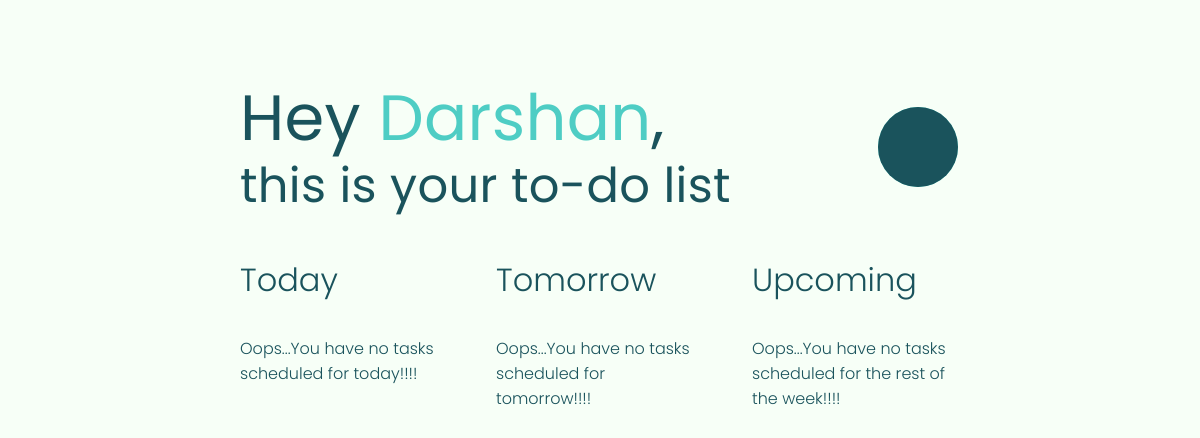
Before: / with the older database file.
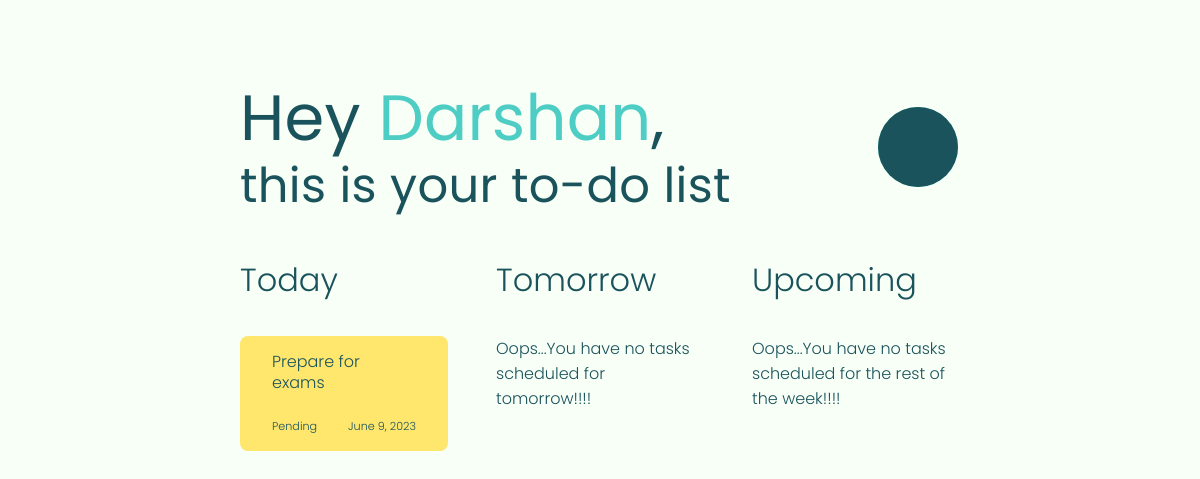
After: the same page with the newer database file.
### tasks/models.py (models this page shows)
class Users(models.Model):
    name = models.CharField(max_length=200)
    email = models.EmailField(max_length=200)

class Tasks(models.Model):
    email = models.ForeignKey(Users, on_delete=models.CASCADE)
    task_desc = models.CharField(max_length=300)
    task_status = models.BooleanField(default=False)
    task_created = models.DateField(default=date.today)

### tasks/views.py (the view)
# urls.py: path("", views.index, name="index"),
def index(request):
    current_date = timezone.now().date()
    start_week = current_date - datetime.timedelta(current_date.weekday())
    end_week = start_week + datetime.timedelta(7)
    tasks_today = Tasks.objects.filter(task_created=current_date)
    tasks_tomorrow = Tasks.objects.filter(task_created=current_date+datetime.timedelta(days=1))
    tasks_week = Tasks.objects.filter(task_created__range=[current_date, end_week])
    filtered_tasks_week = [task for task in tasks_week if task not in tasks_today]
    no_task_today = False if tasks_today else True
    no_task_tomorrow = False if tasks_tomorrow else True
    no_task_week = False if filtered_tasks_week else True
    user = Users.objects.get(name="Darshan")
    context = {
        'tasks_today': tasks_today,
        'tasks_tomorrow': tasks_tomorrow,
        'tasks_week': filtered_tasks_week,
        'user': user,
        'no_task_today': no_task_today,
        'no_task_tomorrow': no_task_tomorrow,
        'no_task_week': no_task_week,
    }
    return render(request, 'index.html', context)

### templates/index.html (shortened to what this page needs)
<!doctype html>
<html lang="en">
<head>
    {% load static %}
    {% load icons %}
    <link rel="stylesheet" href="{%static 'style.css'%}">
    <link href="https://maxcdn.bootstrapcdn.com/font-awesome/4.7.0/css/font-awesome.min.css"
      rel="stylesheet"
>
</head>
<body>
    <header class="header">
        <div class="header--container">
            <h1 class="header--title header--title__primary">Hey <span class="header--title__accent">{{user.name}}</span>,</h1>
            <h2 class="header--title header--title__secondary"> this is your to-do list</h2>
        </div>
        <div class="header--body">
            <button class="header--icon mr-sm open-modal" onclick="openModal()">{% icon 'add' %}</button>
        </div>
    </header>
    <section class="tasks">
        <div class="tasks--container">
            <h2 class="tasks--title">Today</h2>
            {% if no_task_today %}
            <p class="tasks--message">Oops...You have no tasks scheduled for today!!!!</p>
            {% else %}
                {% for task in tasks_today %}
                    {% if task.task_status == True %}
                    <div class="tasks--tab tasks--tab__success">
                    {% else %}
                    <div class="tasks--tab tasks--tab__ongoing">
                    {% endif %}
                        <div class="tasks--body">
                            <p class="tasks--content">{{ task.task_desc }}</p>
                            <div class="tasks--info">
                                {% if task.task_status == False %}
                                <div class="tasks--status">Pending</div>
                                {% else %}
                                <div class="tasks--status">Completed</div>
                                {% endif %}
                                <div class="tasks--date">{{ task.task_created }}</div>
                            </div>
                        </div>
                    </div>
                {% endfor %}
            {% endif %}
        </div>
        <div class="tasks--container">
           <h2 class="tasks--title">Tomorrow</h2>
           {% if no_task_tomorrow %}
           <p class="tasks--message">Oops...You have no tasks scheduled for tomorrow!!!!</p>
            {% endif %}
        </div>
       <div class="tasks--container">
            <h2 class="tasks--title">Upcoming</h2>
            {% if no_task_week %}
            <p class="tasks--message">Oops...You have no tasks scheduled for the rest of the week!!!!</p>
            {% endif %}
       </div>
    </section>
</body>
</html>

### static/style.css (style rules this page uses)
* { margin: 0; padding: 0; box-sizing: border-box; }
:root { --primary-color: #1a535c; --secondary-color: #4ecdc4; --white-color: #f7fff7; --tertiary-color: #ff6b6b; --yellow-color: #ffe66d; }
.mr-sm { margin-right: .1rem; }
body { font-size: 62.5%; background-color: var(--white-color); font-family: 'Poppins', sans-serif; }
.header { display: grid; grid-template-columns: minmax(max-content, 1fr) 1fr; padding: 5rem 15rem; justify-content: space-between; align-items: center; height: 20vh; position: relative; }
.header--body { justify-self: end; display: grid; grid-template-columns: max-content 1fr; justify-content: center; align-items: center; }
.header--icon { font-size: 2rem; font-weight: 200; color: var(--secondary-color); background-color: var(--primary-color); height: 5rem; width: 5rem; border-radius: 100%; padding: .5rem; position: relative; cursor: pointer; transition: all .2s; border: none; position: relative; }
.header--icon::before { content: ""; top: 0; left: 0; position: absolute; height: 100%; width: 100%; border-radius: 100%; background-color: var(--secondary-color); z-index: -1; }
.header--title { color: var(--primary-color); letter-spacing: .02rem; }
.header--title__primary { font-size: 4rem; font-weight: 400; line-height: calc(1.2*4rem); }
.header--title__secondary { font-size: 3rem; font-weight: 400; line-height: calc(1.2*3rem); }
.header--title__accent { color: var(--secondary-color); }
.tasks { padding: 5rem 15rem; display: grid; grid-template-columns: 1fr 1fr 1fr; grid-gap: 3rem; }
.tasks--title { font-size: 2rem; font-weight: 300; color: var(--primary-color); margin-bottom: 2rem; }
.tasks--message { font-size: 1rem; font-weight: 300; color: var(--primary-color); }
.tasks--container { padding: 1rem 0; }
.tasks--tab { padding: 1rem 2rem; margin-bottom: 1.5rem; border-radius: .5rem; transition: all .2s ease-in-out; }
.tasks--tab__ongoing { background-color: var(--yellow-color); }
.tasks--body { font-size: 1rem; font-weight: 300; color: var(--primary-color); display: grid; grid-template-columns: auto max-content; grid-template-rows: 1fr 1fr; align-self: end; min-height: 10vh; }
.tasks--content { font-size: 1rem; font-weight: 300; line-height: 1.3rem; }
.tasks--info { display: grid; grid-column-start: 1; grid-column-end: 3; grid-template-columns: max-content max-content; justify-content: space-between; align-self: end; }
.tasks--status, .tasks--date, .tasks--action { font-size: .7rem; }

Changed rows visible on the page:
added Tasks: task_desc "Prepare for exams", task_status "Pending", task_created "June 9, 2023"
Other visible differences:
text no longer shown: "Oops...You have no tasks scheduled for today!!!!"
